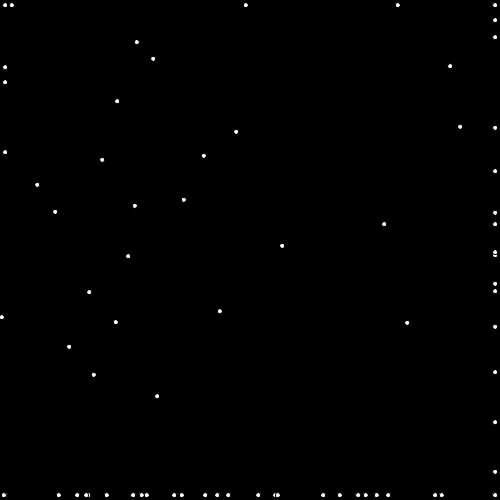
Frame 1 (no input)
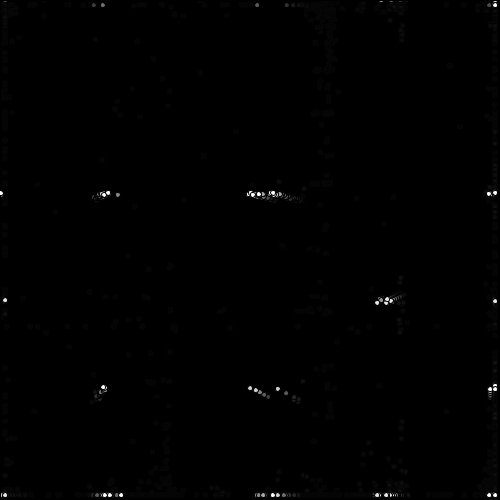
Frame 60 (the mouse pressed at the canvas centre just before this capture)
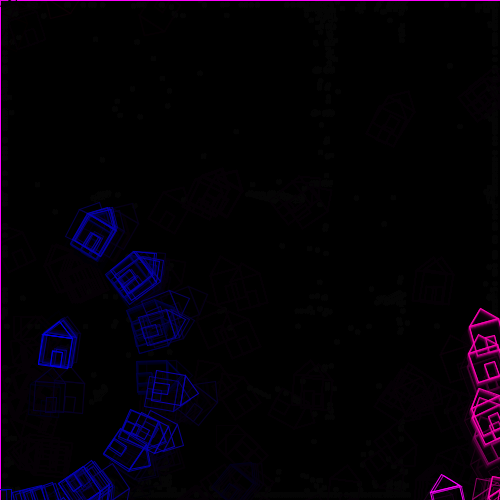
Frame 120 (the mouse held since frame 60 and released just before this capture)

The Processing sketch that drew these frames (run headless with seeded random() and noise(); from frame 60 on, the mouse is pressed at the canvas centre):

// Processing sketch: processing_42889
// ── processing_42889.pde

//pseudo code ref for Boid's algorithm http://www.kfish.org/boids/pseudocode.html
int NUM_THINGS = 100;

Thing[] things = new Thing[NUM_THINGS];
 
void setup() {
  size(500, 500); 
  smooth();
  for (int i = 0; i < NUM_THINGS; i++) {
    things[i] = new Thing(random(0,width), random(0,height));   
    things[i].angleDirection = (random(0, 360));
  }
  background(0);
}
 
void draw() { 
  fill(0,0,0,25);
  rect(0,0,width, height);
  for (int BoidIndex = 0; BoidIndex<NUM_THINGS; BoidIndex++) {
    //Boid 1
    PVector perceivedCenter = new PVector(0,0);
    //Boid 2 
    PVector collisionV = new PVector(0,0);
    //Boid 3
    PVector avgVelocity = new PVector(0,0);
    
    for(int otherBoidIndex = 0; otherBoidIndex < NUM_THINGS; otherBoidIndex++){
      if (otherBoidIndex != BoidIndex) {
        perceivedCenter.add(things[otherBoidIndex].position);
        avgVelocity.add(things[otherBoidIndex].velocity);
        PVector diff = things[otherBoidIndex].position; diff.sub(things[BoidIndex].position);
        if (diff.mag() < things[BoidIndex].myDiameter) {
          collisionV.sub(diff); 
        }
      }
    }
    perceivedCenter.div(NUM_THINGS -1); avgVelocity.div(NUM_THINGS-1);
    perceivedCenter.sub(things[BoidIndex].position); avgVelocity.sub(things[BoidIndex].velocity);
    if (perceivedCenter.y == 0) {
      perceivedCenter.y = 1;
    }
    perceivedCenter.div(100); //100 will make it move 1% toward destination.
    if (avgVelocity.y == 0) {
      avgVelocity.y = 1;
    }
    avgVelocity.div(8); //add an eighth to current velocity
    //update
    things[BoidIndex].update(perceivedCenter, collisionV, avgVelocity);
  }
  for(int i = 0; i<NUM_THINGS; i++)
  {
    things[i].show();
  }
}

void mouseMoved() {
  for (int i = 0; i < NUM_THINGS; i++){
    things[i].angleDirection+= mouseX/(mouseY+1); 
  }
}

class Thing {
  
  //parameters of my thing
  float myDiameter = 5;
  PVector position;
  color col = #FFFFFF;
  PVector velocity = new PVector(1,1);
  float angleDirection = 0;
  float speedLimit = myDiameter/2;
  boolean ellipses = false;
  
  Thing(float X, float Y){
    position = new PVector(X,Y);
  }
 
  void update(PVector Boid1, PVector Boid2, PVector Boid3){
    if (angleDirection >= 360)
    {
      angleDirection = 0;
    }
    float direction = radians(angleDirection);
    //velocity.add(Boid1.add(Boid2.add(Boid3)));
    velocity.add(Boid1, Boid2, Boid3);
    if (velocity.mag() > speedLimit) {
      velocity.div(velocity.mag()); velocity.mult(speedLimit);
    }
    //position.add(velocity);
   
    //multiply velocity by the veritical component (sinus) and horizontal component (cosinus) of direction  
     PVector directionComponents = new PVector(cos(direction)*velocity.x, sin(direction) *velocity.y);
     position.add(directionComponents);
    //position.add(velocity);
    
  }
  void show()
  {
    //managing borders
    if (position.x > width){
      position.x = myDiameter;
    }
    if (position.x < 0){
      position.x = width-myDiameter;
    }
    if (position.y > height){
      position.y = myDiameter;
    }
    if (position.y < 0){
      position.y = height-myDiameter;
    }
    //draw the thing  
    if (mousePressed== false) {
      fill(col);
      ellipse(position.x, position.y, myDiameter, myDiameter);
     // myDiameter = 5;
    }
    else {
      if (mouseButton == RIGHT){
        position = new PVector(random(0, width), random(0,height)); 
        angleDirection = random(0,360);
        //myDiameter = 10;
      }
      //myDiameter = 2;
      house(position.x, position.y, (int)position.x, (int)mouseX/(mouseY+1), (int)position.y, (int)angleDirection );
    }
  }
  void house(float x, float y, int r, int g, int b, int angle)
    {
      if (r > 255 || r < 0){ 
        r = 255; 
      }
      if (g > 255 || g < 0){
       g = 255;
      }
     if (b > 255 || b < 0) {
      b = 255;
     } 
     
     float housetipX = 15;
     float housetipY = 0;
     float leftRoofCornerX = 0;
     float leftRoofCornerY = 15 ;
     float rightRoofCornerX = 30 ;
     float rightRoofCornerY = 15;
     float doorX = 12;
     float doorY = 30;
     if (r == g && g==b && b==0){
       stroke(255);
     }
     else {
       stroke(r,g,b);
     }
     pushMatrix();
     translate(2*x,2*y);
     rotate(radians(angle));
     translate(-x,-y);
     triangle(housetipX,housetipY,leftRoofCornerX,leftRoofCornerY,rightRoofCornerX,rightRoofCornerY);
     rect(leftRoofCornerX,leftRoofCornerY,30,30);
     rect(doorX,doorY,10,15);
     popMatrix();
    }
  
}


                
                                
